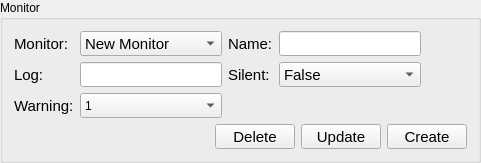
                   <widget class="QGroupBox" name="gbxConfigMonitor">
                    <property name="title">
                     <string>Monitor</string>
                    </property>
                    <layout class="QGridLayout" name="gridLayout_10">
                     <item row="0" column="2">
                      <widget class="QLabel" name="lblConfigMonitorName">
                       <property name="minimumSize">
                        <size>
                         <width>0</width>
                         <height>0</height>
                        </size>
                       </property>
                       <property name="font">
                        <font>
                         <pointsize>11</pointsize>
                        </font>
                       </property>
                       <property name="text">
                        <string>Name:</string>
                       </property>
                      </widget>
                     </item>
                     <item row="2" column="0">
                      <widget class="QLabel" name="lblConfigMonitorWarning">
                       <property name="enabled">
                        <bool>true</bool>
                       </property>
                       <property name="font">
                        <font>
                         <pointsize>11</pointsize>
                        </font>
                       </property>
                       <property name="text">
                        <string>Warning:</string>
                       </property>
                      </widget>
                     </item>
                     <item row="4" column="0" colspan="5">
                      <widget class="QFrame" name="fConfigMonitor">
                       <property name="frameShape">
                        <enum>QFrame::NoFrame</enum>
                       </property>
                       <property name="frameShadow">
                        <enum>QFrame::Raised</enum>
                       </property>
                       <layout class="QHBoxLayout" name="horizontalLayout_18">
                        <property name="leftMargin">
                         <number>0</number>
                        </property>
                        <property name="topMargin">
                         <number>0</number>
                        </property>
                        <property name="rightMargin">
                         <number>0</number>
                        </property>
                        <property name="bottomMargin">
                         <number>0</number>
                        </property>
                        <item>
                         <spacer name="horizontalSpacer">
                          <property name="orientation">
                           <enum>Qt::Horizontal</enum>
                          </property>
                          <property name="sizeHint" stdset="0">
                           <size>
                            <width>40</width>
                            <height>20</height>
                           </size>
                          </property>
                         </spacer>
                        </item>
                        <item>
                         <widget class="QPushButton" name="btnConfigMonitorDelete">
                          <property name="minimumSize">
                           <size>
                            <width>0</width>
                            <height>25</height>
                           </size>
                          </property>
                          <property name="maximumSize">
                           <size>
                            <width>16777215</width>
                            <height>25</height>
                           </size>
                          </property>
                          <property name="font">
                           <font>
                            <pointsize>11</pointsize>
                           </font>
                          </property>
                          <property name="text">
                           <string>Delete</string>
                          </property>
                         </widget>
                        </item>
                        <item>
                         <widget class="QPushButton" name="btnConfigMonitorUpdate">
                          <property name="minimumSize">
                           <size>
                            <width>0</width>
                            <height>25</height>
                           </size>
                          </property>
                          <property name="maximumSize">
                           <size>
                            <width>16777215</width>
                            <height>25</height>
                           </size>
                          </property>
                          <property name="font">
                           <font>
                            <pointsize>11</pointsize>
                           </font>
                          </property>
                          <property name="text">
                           <string>Update</string>
                          </property>
                         </widget>
                        </item>
                        <item>
                         <widget class="QPushButton" name="btnConfigMonitorCreate">
                          <property name="minimumSize">
                           <size>
                            <width>0</width>
                            <height>25</height>
                           </size>
                          </property>
                          <property name="maximumSize">
                           <size>
                            <width>16777215</width>
                            <height>25</height>
                           </size>
                          </property>
                          <property name="font">
                           <font>
                            <pointsize>11</pointsize>
                           </font>
                          </property>
                          <property name="text">
                           <string>Create</string>
                          </property>
                         </widget>
                        </item>
                       </layout>
                      </widget>
                     </item>
                     <item row="1" column="3">
                      <widget class="QComboBox" name="cbxMonitorSilent">
                       <property name="minimumSize">
                        <size>
                         <width>0</width>
                         <height>25</height>
                        </size>
                       </property>
                       <property name="maximumSize">
                        <size>
                         <width>16777215</width>
                         <height>25</height>
                        </size>
                       </property>
                       <property name="font">
                        <font>
                         <pointsize>11</pointsize>
                        </font>
                       </property>
                       <property name="styleSheet">
                        <string notr="true">color:black</string>
                       </property>
                       <item>
                        <property name="text">
                         <string>False</string>
                        </property>
                       </item>
                       <item>
                        <property name="text">
                         <string>True</string>
                        </property>
                       </item>
                      </widget>
                     </item>
                     <item row="1" column="1">
                      <widget class="QLineEdit" name="txtConfigMonitorLog">
                       <property name="minimumSize">
                        <size>
                         <width>0</width>
                         <height>25</height>
                        </size>
                       </property>
                       <property name="maximumSize">
                        <size>
                         <width>16777215</width>
                         <height>25</height>
                        </size>
                       </property>
                       <property name="font">
                        <font>
                         <pointsize>11</pointsize>
                        </font>
                       </property>
                      </widget>
                     </item>
                     <item row="1" column="0">
                      <widget class="QLabel" name="lblConfigMonitorLog">
                       <property name="minimumSize">
                        <size>
                         <width>0</width>
                         <height>0</height>
                        </size>
                       </property>
                       <property name="font">
                        <font>
                         <pointsize>11</pointsize>
                        </font>
                       </property>
                       <property name="text">
                        <string>Log:</string>
                       </property>
                      </widget>
                     </item>
                     <item row="0" column="0">
                      <widget class="QLabel" name="lblConfigMonitorMonitor">
                       <property name="minimumSize">
                        <size>
                         <width>0</width>
                         <height>0</height>
                        </size>
                       </property>
                       <property name="font">
                        <font>
                         <pointsize>11</pointsize>
                        </font>
                       </property>
                       <property name="text">
                        <string>Monitor:</string>
                       </property>
                      </widget>
                     </item>
                     <item row="0" column="1">
                      <widget class="QComboBox" name="cbxMonitorMonitor">
                       <property name="minimumSize">
                        <size>
                         <width>0</width>
                         <height>25</height>
                        </size>
                       </property>
                       <property name="maximumSize">
                        <size>
                         <width>16777215</width>
                         <height>25</height>
                        </size>
                       </property>
                       <property name="font">
                        <font>
                         <pointsize>11</pointsize>
                        </font>
                       </property>
                       <property name="styleSheet">
                        <string notr="true">color:black</string>
                       </property>
                       <item>
                        <property name="text">
                         <string>New Monitor</string>
                        </property>
                       </item>
                      </widget>
                     </item>
                     <item row="1" column="2">
                      <widget class="QLabel" name="lblConfigMonitorSilent">
                       <property name="minimumSize">
                        <size>
                         <width>0</width>
                         <height>0</height>
                        </size>
                       </property>
                       <property name="font">
                        <font>
                         <pointsize>11</pointsize>
                        </font>
                       </property>
                       <property name="text">
                        <string>Silent:</string>
                       </property>
                      </widget>
                     </item>
                     <item row="0" column="3">
                      <widget class="QLineEdit" name="txtConfigMonitorName">
                       <property name="minimumSize">
                        <size>
                         <width>0</width>
                         <height>25</height>
                        </size>
                       </property>
                       <property name="maximumSize">
                        <size>
                         <width>16777215</width>
                         <height>25</height>
                        </size>
                       </property>
                       <property name="font">
                        <font>
                         <pointsize>11</pointsize>
                        </font>
                       </property>
                      </widget>
                     </item>
                     <item row="1" column="4">
                      <spacer name="horizontalSpacer_18">
                       <property name="orientation">
                        <enum>Qt::Horizontal</enum>
                       </property>
                       <property name="sizeHint" stdset="0">
                        <size>
                         <width>40</width>
                         <height>20</height>
                        </size>
                       </property>
                      </spacer>
                     </item>
                     <item row="2" column="1">
                      <widget class="QComboBox" name="cbxMonitorWarning">
                       <property name="minimumSize">
                        <size>
                         <width>0</width>
                         <height>25</height>
                        </size>
                       </property>
                       <property name="maximumSize">
                        <size>
                         <width>16777215</width>
                         <height>25</height>
                        </size>
                       </property>
                       <item>
                        <property name="text">
                         <string>1</string>
                        </property>
                       </item>
                       <item>
                        <property name="text">
                         <string>0</string>
                        </property>
                       </item>
                      </widget>
                     </item>
                    </layout>
                   </widget>
